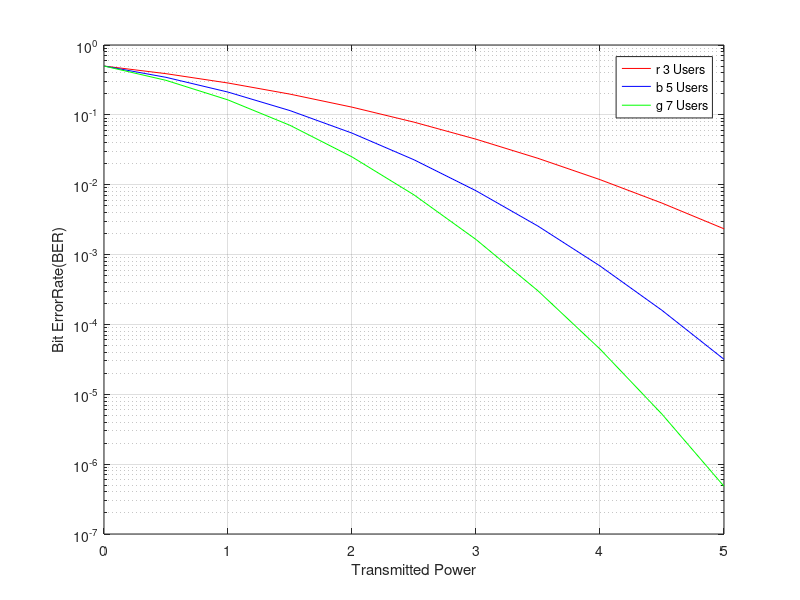

This chart was generated by the following MATLAB code:
%Author:     Folorunsho Solomon Opeyemi(1148183)
%Company:    The University Of Birmingham
%Project:
%CodeFileName:BERPOWER.m    
%Description:This file contains all System parameters to the used by
function [] =  BERPOWER()
grid on;
P = 5;
K = 3;
SNR = -P / sqrt(K-1);

PWRA  = 0:0.5:5
BERA = 0;
ind =0 ;
Noise =  SNR * 0.5;
for PWR = PWRA
    
    
    ind = ind +1;
    BERA(ind) = normcdf((PWR/Noise),0,1);
end
semilogy(PWRA, BERA, 'r')
hold on


P = 5;
K = 5;
SNR = -P / sqrt(K-1);

PWRA  = 0:0.5:5;
BERA = 0;
ind =0 ;
Noise =  SNR * 0.5;
for PWR = PWRA
    
    
    ind = ind +1;
    BERA(ind) = normcdf((PWR/Noise),0,1);
end
semilogy(PWRA, BERA,'b')

hold on


P = 5;
K = 7;
SNR = -P / sqrt(K-1);

PWRA  = 0:0.5:5;
BERA = 0;
ind =0 ;
Noise =  SNR * 0.5;
for PWR = PWRA
    
    
    ind = ind +1;
    BERA(ind) = normcdf((PWR/Noise),0,1);
end
semilogy(PWRA, BERA,'g')

xlabel('Transmitted Power');
 ylabel('Bit ErrorRate(BER)');
 legend('r 3 Users','b 5 Users','g 7 Users');
 hold on ;
 grid on;
end